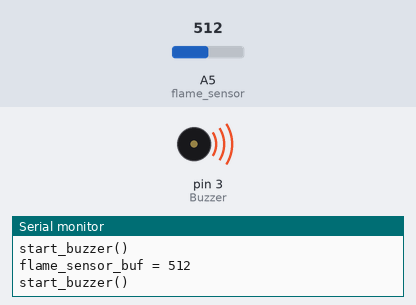
Recording of a sketch running on a simulated Arduino Uno, built with avr-gcc and run on an emulated ATmega328P. Parts: buzzer (waves = sounding, pin HIGH), the last lines printed to the serial monitor. Inputs (shaded band) come from the test bench; at power-on: A5 (flame_sensor) = 512.

Above: at 1.2 s.
1.3 s: A5 (flame_sensor) set to 0
At 2.5 s:
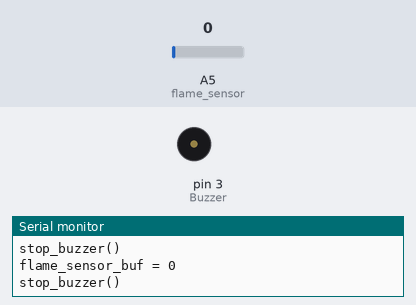
2.8 s: A5 (flame_sensor) set to 122
At 3.9 s:
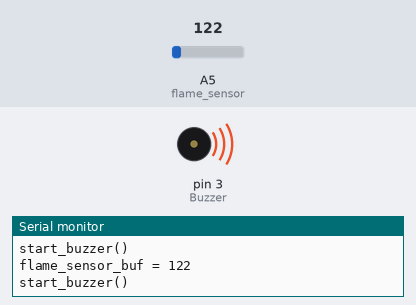
Timing chart, 0 to 5.8 s (numbered marks = the images above; inputs shaded):
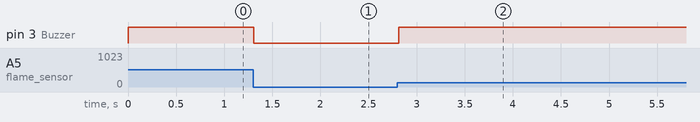

Measured:
- after the input at 1.3 s, pin 3 (Buzzer): HIGH → LOW at once
- after the input at 2.8 s, pin 3 (Buzzer): LOW → HIGH at once

The sketch:

Po_FlameSensor_ctrl_Buzzer.ino
```cpp
#define Buzzer 3
#define flame_sensor A5

void setup() {
  //init
  Serial.begin(9600);
  pinMode(Buzzer, OUTPUT);


}

void loop(){
  int flame_sensor_buf = 0;
  flame_sensor_buf = analogRead(flame_sensor);
  Serial.print("flame_sensor_buf = ");
  Serial.println(flame_sensor_buf);
  if (flame_sensor_buf > 0){
    start_buzzer();
  }else{
    stop_buzzer();
  }
  delay(100);
}

void start_buzzer(){
  Serial.println("start_buzzer()");
  digitalWrite(Buzzer, HIGH);
}

void stop_buzzer(){
  Serial.println("stop_buzzer()");
  digitalWrite(Buzzer, LOW);
}
```
